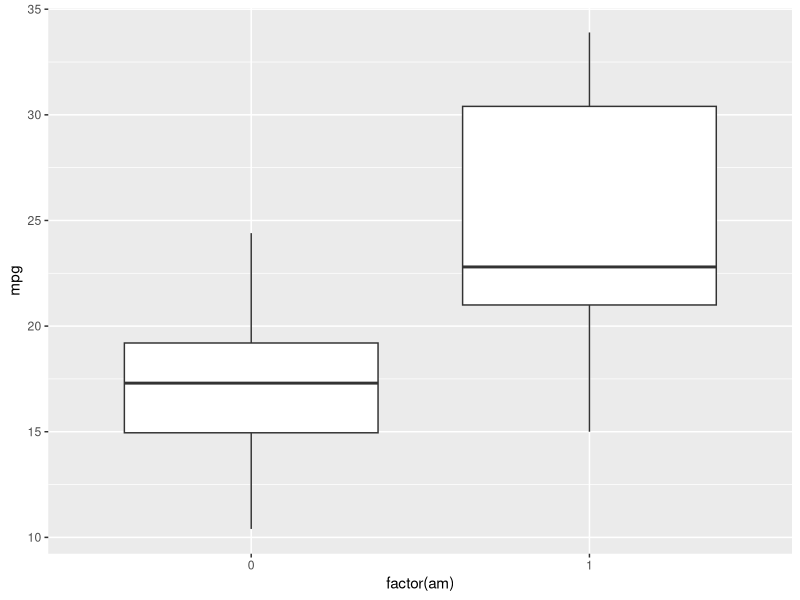
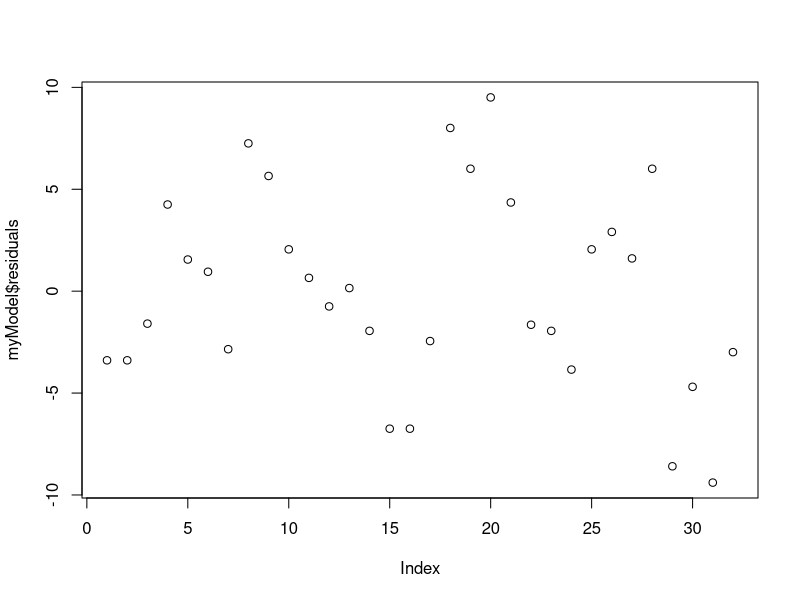

Recreate these plots in R, in order.
## ---- chunk 1
library(ggplot2)
qplot(factor(am), mpg, data = mtcars, geom = "boxplot")
## ---- chunk 2
myMean = tapply(mtcars$mpg, mtcars$am, mean)
myStd = tapply(mtcars$mpg, mtcars$am, sd)
(myMean[1]-myMean[2])/myStd[1]
(myMean[1]-myMean[2])/myStd[2]
## ---- chunk 3
myModel = lm(formula = mpg~factor(am), data=mtcars)
summary(myModel)
plot(myModel$residuals)
